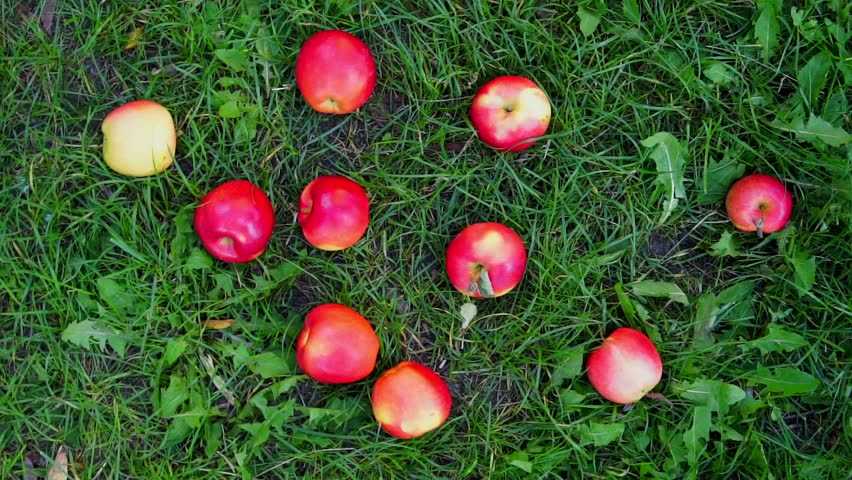
//> input picture Appunti/Algoritmi/image/apple.jpg, 852 x 480 px
$ ./prova_kmeans image/apple.jpg 3   (built with g++ and OpenCV 4)
//> lines starting //> are read from the running program, lines starting //| are printed output that depends on the picture
#include <opencv2/opencv.hpp>
#include <iostream>
using namespace std;
using namespace cv;

double colorDistance(Scalar pixel, Scalar kpixel) {
	double blue = pixel[0] - kpixel[0];
	double green = pixel[1] - kpixel[1];
	double red = pixel[2] - kpixel[2];
	double dist = sqrt(pow(blue,2)+pow(green,2)+pow(red,2));
	return dist;
}

void create_cluster_info(Mat src, int num_clust, vector<Scalar>& centroids, vector<vector<Point>>& ptInClust) {
	for(int k = 0; k < num_clust; k++) {
		Point pt;
		pt.x = rand() % src.cols;
		pt.y = rand() % src.rows;
		Scalar pixel = src.at<Vec3b>(pt);
		centroids.push_back(pixel);
		vector<Point> points;
		ptInClust.push_back(points);
	}
}

void find_associated_cluster(Mat src, int num_clust, vector<Scalar> centroids, vector<vector<Point>>& ptInClust) {
	for(int r = 0; r < src.rows; r++) {
		for(int c = 0; c < src.cols; c++) {
			double min_dist = INFINITY;
			int index = 0;
			Scalar pixel = src.at<Vec3b>(r,c);
			for(int k = 0; k < num_clust; k++) {
				Scalar kpixel = centroids[k];
				double dist = colorDistance(pixel, kpixel);
				if(dist < min_dist) {
					min_dist = dist;
					index = k;
				}
			}
			ptInClust[index].push_back(Point(c,r));
		}
	}
}

double adjust_cluster(Mat src, int num_clust, vector<Scalar>& centroids, vector<vector<Point>> ptInClust, double& old_center, double new_center) {
	double diff_change;
	for(int k = 0; k < num_clust; k++) {
		vector<Point> kpoints = ptInClust[k];
		double blue = 0.0, green = 0.0, red = 0.0;
		for(int i = 0; i < kpoints.size(); i++) {
			Scalar pixel = src.at<Vec3b>(kpoints[i]);
			blue += pixel[0];
			green += pixel[1];
			red += pixel[2];
		}
		blue /= kpoints.size();
		green /= kpoints.size();
		red /= kpoints.size();
		Scalar new_pixel(blue, green, red);
		new_center += colorDistance(new_pixel, centroids[k]);
		centroids[k] = new_pixel;
	}
	new_center /= num_clust;
	diff_change = abs(old_center - new_center);
	cout << "diff_change: " << diff_change << endl;
	old_center = new_center;
	return diff_change;
}

void apply_final_cluster(Mat src, Mat& dst, int num_clust, vector<Scalar> centroids, vector<vector<Point>> ptInClust) {
	for(int k = 0; k < num_clust; k++) {
		vector<Point> kpoints = ptInClust[k];
		Scalar pixel = centroids[k];
		for(int i = 0; i < kpoints.size(); i ++) {
			dst.at<Vec3b>(kpoints[i])[0] = pixel[0];
			dst.at<Vec3b>(kpoints[i])[1] = pixel[1];
			dst.at<Vec3b>(kpoints[i])[2] = pixel[2];
		}
	}
}

int main(int argc, char** argv) {
	srand(time(NULL));
	Mat src = imread(argv[1]);
//> src is the input picture: 480 rows x 852 cols, CV_8UC3; mean B, G, R 49, 86.1, 67.7
	if(src.empty()) return -1;
	int num_clust = atoi(argv[2]);
//> num_clust = 3
	vector<Scalar> centroids;
	vector<vector<Point>> ptInClust;
	double threshold = 0.01;
	double old_center = INFINITY;
	double new_center = 0.0;
	double diff_change = old_center - new_center;
	create_cluster_info(src, num_clust, centroids, ptInClust);
//> the loop in create_cluster_info, `for(int k = 0; k < num_clust; k++)` made 3 passes
//> pixel on passes 1 to 3: Scalar(66, 133, 58), Scalar(83, 127, 80), Scalar(19, 46, 13)
//> centroids = 3 Scalars: [66, 133, 58, 0], [83, 127, 80, 0], [19, 46, 13, 0]; ptInClust = 3 empty contours
	while(threshold < diff_change) {
		new_center = 0.0;
		for(int k = 0; k < num_clust; k++) ptInClust[k].clear();
		find_associated_cluster(src, num_clust, centroids, ptInClust);
		diff_change = adjust_cluster(src, num_clust, centroids, ptInClust, old_center, new_center);
	}
//> this loop made 14 passes
//> (new_center in adjust_cluster, diff_change in adjust_cluster, old_center in adjust_cluster, diff_change, old_center) on passes 1 to 12: (35.76, inf, 35.76, inf, 35.76), (16.32, 19.44, 16.32, 19.44, 16.32), (12.53, 3.79, 12.53, 3.79, 12.53), (7.49, 5.04, 7.49, 5.04, 7.49), (3.1, 4.39, 3.1, 4.39, 3.1), (1.33, 1.77, 1.33, 1.77, 1.33), (0.668, 0.662, 0.668, 0.662, 0.668), (0.38, 0.289, 0.38, 0.289, 0.38), (0.227, 0.153, 0.227, 0.153, 0.227), (0.133, 0.0946, 0.133, 0.0946, 0.133), (0.0728, 0.0597, 0.0728, 0.0597, 0.0728), (0.0465, 0.0264, 0.0465, 0.0264, 0.0465)
//| diff_change: inf
//| diff_change: 19.4397
//| diff_change: 3.79221
//| diff_change: 5.04123
//| diff_change: 4.3859
//| diff_change: 1.76909
//| diff_change: 0.662459
//| diff_change: 0.288725
//> (output is shown up to pass 8 of 14)
	Mat dst = src.clone();
	apply_final_cluster(src, dst, num_clust, centroids, ptInClust);
//> the loop in apply_final_cluster, `for(int k = 0; k < num_clust; k++)` made 3 passes
//> pixel on passes 1 to 3: Scalar(66.18, 118.3, 72.88), Scalar(108.6, 100.1, 225.3), Scalar(21.18, 56.43, 27.55)
//> after the loop in apply_final_cluster, `for(int k = 0; k < num_clust; k++)`:
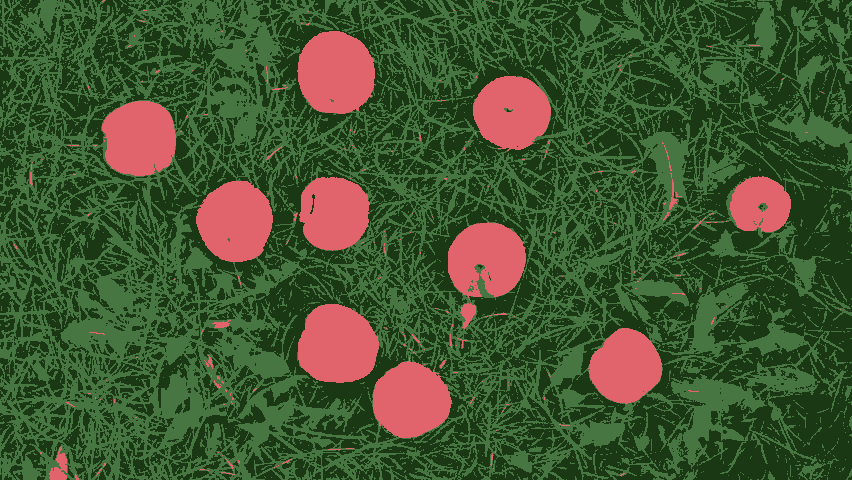
//> dst: 480 rows x 852 cols, CV_8UC3; mean B, G, R 48.7, 85.8, 67.1
	imshow("src", src);
	imshow("dst", dst);
	waitKey(0);
	return 0;
}

$ run again, on Appunti/Algoritmi/image/mixed-fruits.jpg
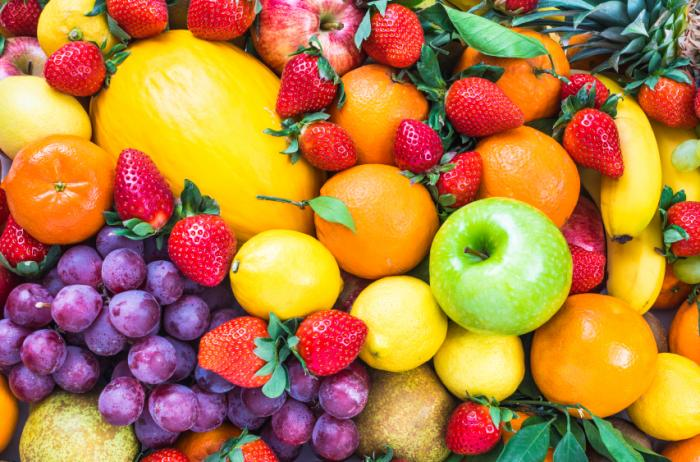
//> input picture Appunti/Algoritmi/image/mixed-fruits.jpg, 700 x 462 px
//> src is the input picture: 462 rows x 700 cols, CV_8UC3; mean B, G, R 64.8, 125.7, 181.2
//> num_clust = 3
//> the loop in create_cluster_info, `for(int k = 0; k < num_clust; k++)` made 3 passes
//> pixel on passes 1 to 3: Scalar(241, 191, 223), Scalar(38, 31, 166), Scalar(49, 44, 227)
//> `create_cluster_info(src, num_clust, centroids, ptInClust);`: centroids = 3 Scalars: [241, 191, 223, 0], [38, 31, 166, 0], [49, 44, 227, 0]; ptInClust = 3 empty contours
//> the loop `while(threshold < diff_change)` made 23 passes
//> (new_center in adjust_cluster, diff_change in adjust_cluster, old_center in adjust_cluster, diff_change, old_center) on passes 1 to 8: (89.65, inf, 89.65, inf, 89.65), (5.18, 84.47, 5.18, 84.47, 5.18), (2.13, 3.05, 2.13, 3.05, 2.13), (1.75, 0.371, 1.75, 0.371, 1.75), (1.59, 0.166, 1.59, 0.166, 1.59), (1.43, 0.162, 1.43, 0.162, 1.43), (1.31, 0.12, 1.31, 0.12, 1.31), (1.14, 0.165, 1.14, 0.165, 1.14)
//> (printed output is left out)
//> the loop in apply_final_cluster, `for(int k = 0; k < num_clust; k++)` made 3 passes
//> pixel on passes 1 to 3: Scalar(152.6, 194.9, 210), Scalar(51.57, 54.51, 112.8), Scalar(28.22, 163.5, 239.4)
//> after the loop in apply_final_cluster, `for(int k = 0; k < num_clust; k++)`:
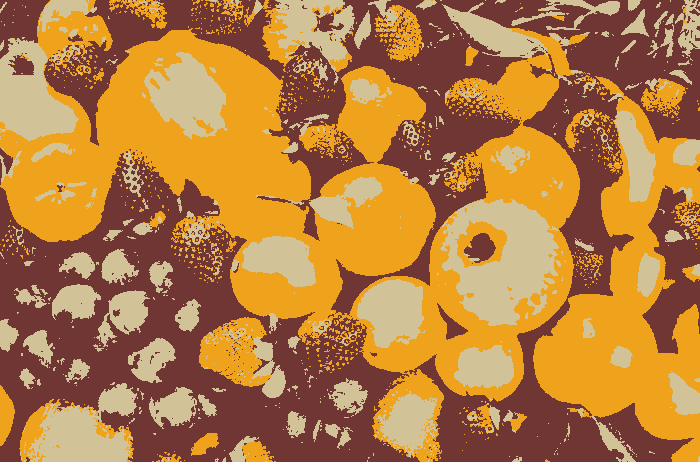
//> dst: 462 rows x 700 cols, CV_8UC3; mean B, G, R 64.4, 125.1, 180.7
